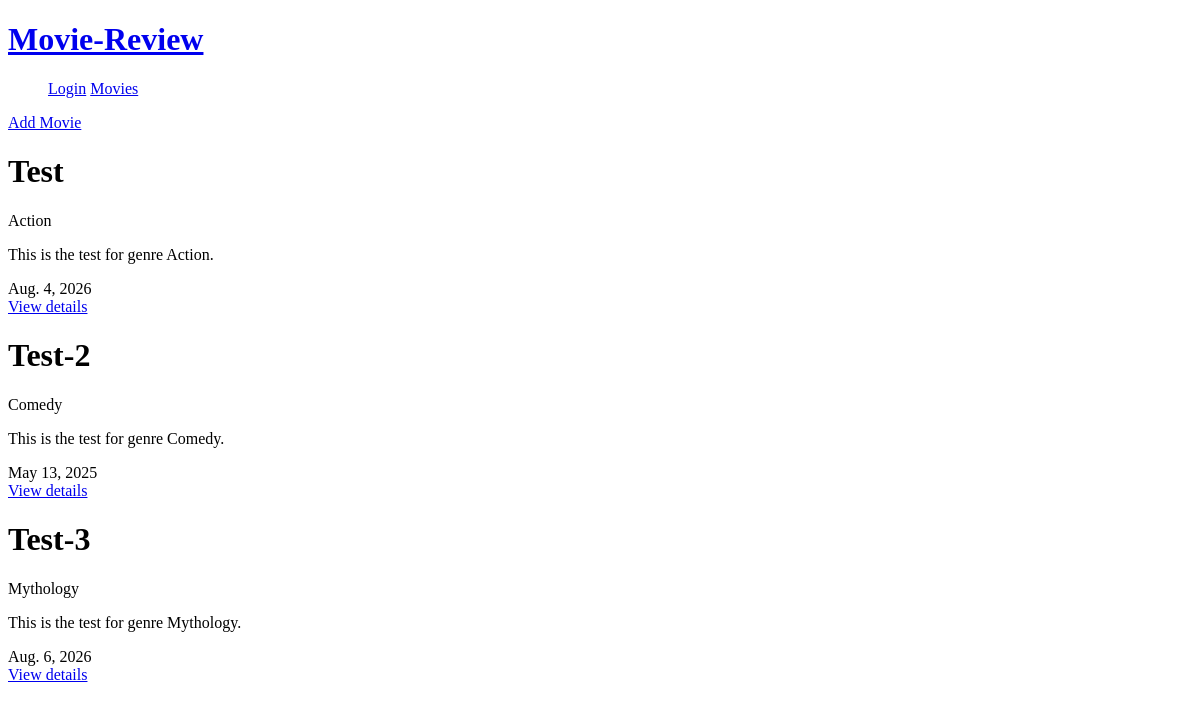
Before: /movies with the older database file.
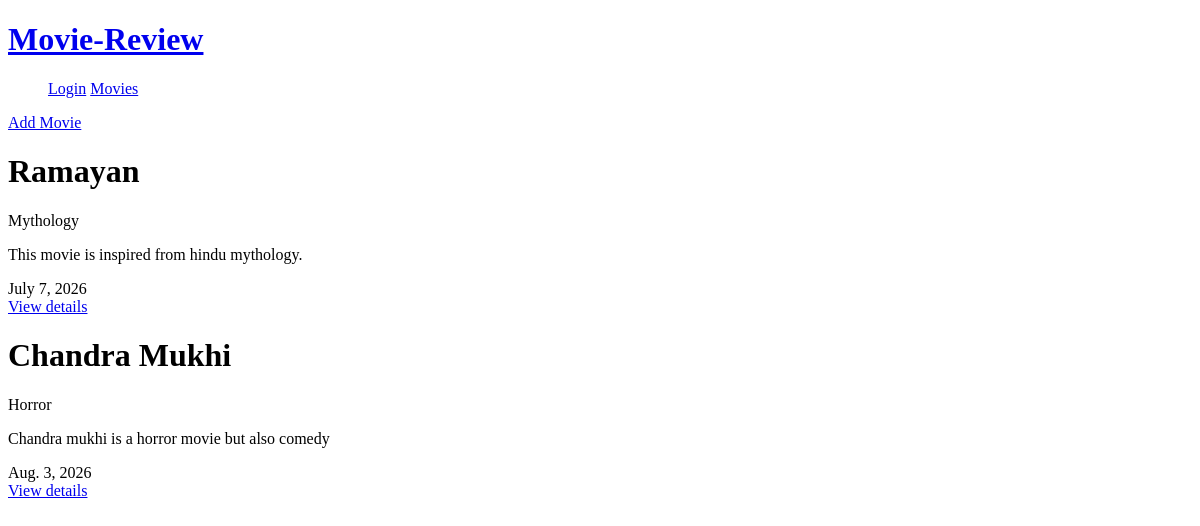
After: the same page with the newer database file.
### core/models.py (models this page shows, shortened)
class Movie(models.Model):
    title = models.CharField(max_length=100)
    description = models.TextField()
    genre = models.ForeignKey(Genre,on_delete=models.CASCADE,related_name="movies")
    released_date = models.DateField()

class Genre(models.Model):
    name = models.CharField(max_length=100,unique=True)
    def __str__(self):
        return self.name

### core/views.py (the view)
# urls.py: path("movies",movies_view,name="movies"),
def movies_view(request):
    movies = Movie.objects.all()
    return render(request,"main/movies.html",{"movies":movies})

### templates/main/movies.html
{% extends "base.html" %}
{% block content %}
    <div class="movies-container">
        <div class="add-movies">
            <a href="{% url "add_movie" %}">Add Movie</a>
        </div>
        {% for i in movies %}
        <div class="movies-card">
            <h1>{{i.title}}</h1>
            <span>{{i.genre}}</span>
            <p>{{i.description}}</p>
            <span>{{i.released_date}}</span>
        </div>
            <a href="{% url "details" i.id%}">View details</a>
        {% endfor %}
    </div>
{% endblock %}

### templates/base.html (shortened to what this page needs)
<!DOCTYPE html>
<html lang="en">
<head>
</head>
<body>
    <header>
        <a href="{% url "home" %}" class="logo">
            <h1>Movie-Review</h1>
        </a>
        <div class="navigations">
            <ul>
                {% if request.user.is_authenticated %}
                    <a href="{% url "logout" %}">Logout</a>
                {% else %}
                    <a href="{% url "login" %}">Login</a>
                {% endif %}
                <a href="{% url "movies" %}">Movies</a>
            </ul>
        </div>
    </header>
    {% block content %}
    {% endblock %}
</body>
</html>

Changed rows visible on the page:
removed Movie: title "Test", genre "Action", description "This is the test for genre Action.", released_date "Aug. 4, 2026"
removed Movie: title "Test-2", genre "Comedy", description "This is the test for genre Comedy.", released_date "May 13, 2025"
removed Movie: title "Test-3", genre "Mythology", description "This is the test for genre Mythology.", released_date "Aug. 6, 2026"
added Movie: title "Ramayan", genre "Mythology", description "This movie is inspired from hindu mythology.", released_date "July 7, 2026"
added Movie: title "Chandra Mukhi", genre "Horror", description "Chandra mukhi is a horror movie but also comedy", released_date "Aug. 3, 2026"
